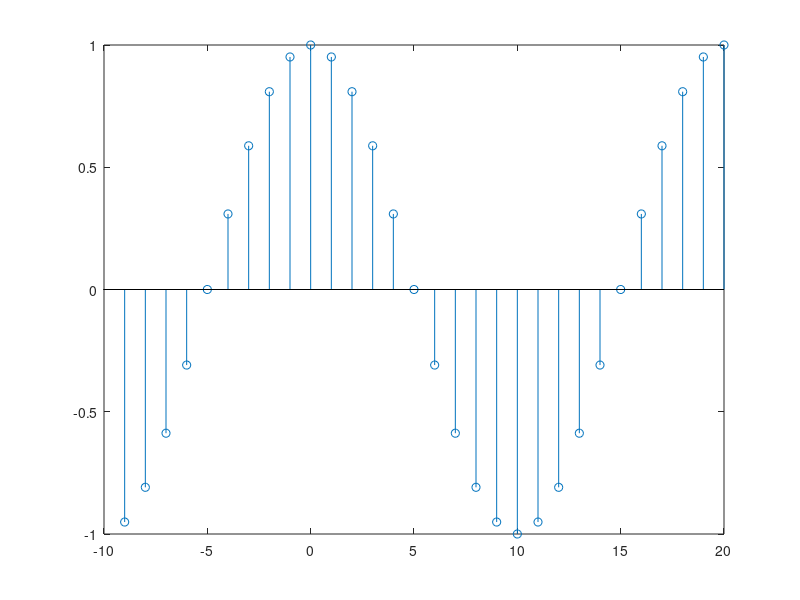

Recreate this plot in MATLAB.
% Small intro to MATLAB/Octave, and how to represent signals and visualize them
% By Jacques Berg

% Help-menu (in GUI) will give you documentation of all the features of Octave
% If you need help about a single function/command, write help to the Command Window
% There are plenty of tutorials/youtube videos available on the network, here is one:
% http://www-mdp.eng.cam.ac.uk/web/CD/engapps/octave/octavetut.pdf

% Elementary datatype in MATLAB/Octave is a matrix/vector
% Signals are represented as vectors (of signal samples) in MATLAB/Octave

% Build-in MATLAB/Octave function ones can be used to produce vectors in 1s (with help ones you get more information about the function ones)
oo = ones(1,8);

% Colon is an important operator in MATLAB/Octave, it can generate sequencies easily
n = -9:20;  % generates a vector -9, -8, -7, ... 18, 19, 20

% MATLAB/Octave is a matrix processing language, therefore you can manipulate every element with a single operator
% Logical comparison, e.g., x < y, gives 1 if true, 0 is false
u = n >= 0; % every element of n is compared with 0, and a new vector is generated based on those results
d = n == 0; % same in here

% Because n is a vector, multipying it with a constant produces another vector whose elements are results of the original vector and multiplier
x3 = cos(0.1*pi*n);

% Sampled signal can be drawn on the screen with stem-plot
stem(n, x3);

% Sample index vector, like n, gives the index of the sample value
% If you want time index vector, every sample value need to be multiplied with the sampling times
% In this case, if the sampling time Fs=2000Hz, then the time between samples is Ts=1/2000
t = (1/2000)*n;

% Now it is easy to generate a sinusoidal signal with a given frequency
% Just convert pure frequency to radians (which is the type cos() function eats)
s = cos(2*pi*250*t);  % 250 Hz, sampling frequency (fs) was 2 kHz

% In order to generate exponentially decaying signal with time constant tau
tau = 0.003;  % 3 ms
decay = exp(-t/tau);


